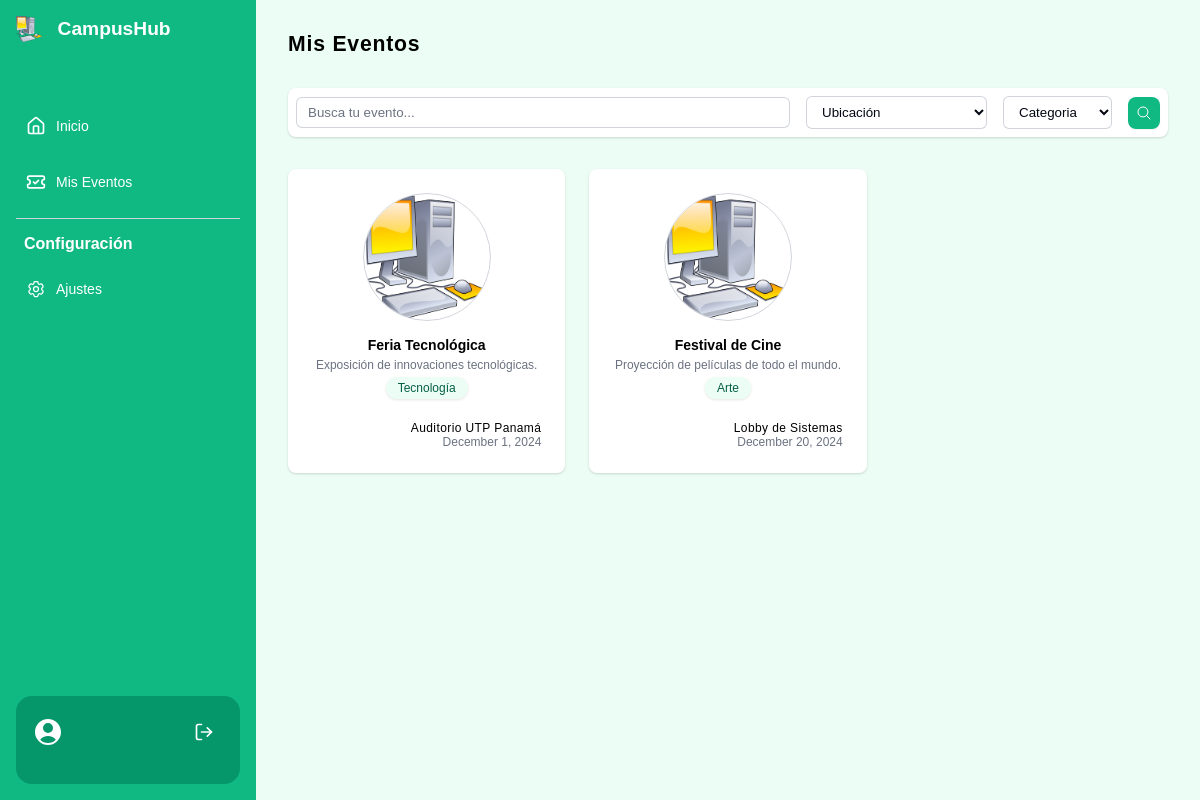
The page /app/events/my-events.php on the database its author committed.
### tables this page shows
CREATE TABLE events (
    id INT AUTO_INCREMENT PRIMARY KEY,
    title VARCHAR(100) NOT NULL,
    description TEXT NOT NULL,
    date DATE NOT NULL,
    time TIME NOT NULL,
    time_end TIME NOT NULL,
    capacity INT NOT NULL,
    image_url VARCHAR(255),
    location_id INT NOT NULL,
    tag_id INT,
    FOREIGN KEY (tag_id) REFERENCES tags(id) ON DELETE SET NULL,
    FOREIGN KEY (location_id) REFERENCES locations(id) ON DELETE CASCADE
);

CREATE TABLE tags (
    id INT AUTO_INCREMENT PRIMARY KEY,
    name VARCHAR(100) NOT NULL UNIQUE
);

CREATE TABLE locations (
    id INT AUTO_INCREMENT PRIMARY KEY,
    name VARCHAR(100) NOT NULL,
    capacity INT NOT NULL
);

### app/events/my-events.php (the view, shortened to what this page needs)
<?php
$database = db_connect();
$query = "
  SELECT events.*, tags.name AS tag, locations.name AS location FROM events
  INNER JOIN inscriptions ON events.id = inscriptions.event_id
  LEFT JOIN tags ON events.tag_id = tags.id
  LEFT JOIN locations ON events.location_id = locations.id
  WHERE inscriptions.user_id = :user_id
";
$params = [':user_id' => 1];
$query .= " ORDER BY events.date";
$statement = $database
  ->prepare($query);
$statement->execute($params);
$events = $statement->fetchAll();
?>
<!doctype html>
<html lang="en">
<head>
  <link href="/css/common.css" rel="stylesheet" />
  <link href="/css/layout.css" rel="stylesheet" />
  <link href="/css/my-events.css" rel="stylesheet" />
</head>
<body>
  <main class="content-wrapper">
    <header>
      <h1>Mis Eventos</h1>
    </header>
    <section>
      <form id="filters-form" method="GET" action="">
        <div class="filters card card-body">
          <div class="search form-group">
            <input class="input" type="text" name="search" placeholder="Busca tu evento..." value="<?php echo htmlspecialchars($_GET['search'] ?? ''); ?>" />
          </div>
          <div class="form-group">
            <select class="input" name="location">
              <option value="">Ubicación</option>
            </select>
          </div>
          <div class="form-group">
            <select class="input" name="tag">
              <option value="">Categoria</option>
            </select>
          </div>
          <div class="btn-group">
            <button class="btn btn-primary btn-icon" type="submit">
              <svg width="16" height="16" xmlns="http://www.w3.org/2000/svg" fill="none" viewBox="0 0 24 24" stroke-width="1.5" stroke="currentColor">
                <path stroke-linecap="round" stroke-linejoin="round" d="m21 21-5.197-5.197m0 0A7.5 7.5 0 1 0 5.196 5.196a7.5 7.5 0 0 0 10.607 10.607Z" />
              </svg>
            </button>
          </div>
        </div>
      </form>
      <div class="event-list">
        <?php foreach ($events as $event) { ?>
          <a href="/app/events/view">
            <div class="card card-body event-list-item">
              <div class="img-container">
                <img src="/uploads/logo-test.png" />
              </div>
              <div class="event-info">
                <h4 class="event-title"><?php echo $event['title'] ?></h4>
                <p class="event-description"><?php echo truncateText($event['description'], 50) ?></p>
                <span class="tag"><?php echo $event['tag'] ?></span>
                <div class="event-details">
                  <p class="event-location"> <?php echo $event['location'] ?> </p>
                  <p class="event-date"> <?php echo (new DateTime($event['date']))->format('F j, Y'); ?> </p>
                </div>
              </div>
            </div>
          </a>
        <?php } ?>
      </div>
    </section>
  </main>
</body>
</html>

### css/common.css (style rules this page uses)
:root { --primary: #10b981; --dark-primary: #059669; --light-primary: #34d399; --extra-light-primary: #6ee7b7; --danger: #dc2626; --dark-danger: #b91c1c; --background: #ecfdf5; --text-accent: #022c22; --text-primary: #030712; --text-muted: #6b7280; --border: #d1d5db; }
*, *::after, *::before { box-sizing: border-box; margin: 0; padding: 0; }
h1 { overflow: hidden; text-overflow: ellipsis; white-space: nowrap; font-size: 1.2rem; }
header { margin-bottom: 2rem; }
header h1 { letter-spacing: 0.05rem; font-size: 1.325rem; }
body { background: var(--background); margin: 0; padding: 0; min-height: 100vh; font-family: "Lucida Sans", "Lucida Sans Regular", "Lucida Grande", "Lucida Sans Unicode", Geneva, Verdana, sans-serif; }
.card { overflow: hidden; border-radius: 0.5rem; background-color: white; box-shadow: 0 1px 3px rgba(0, 0, 0, 0.1), 0 1px 2px rgba(0, 0, 0, 0.06); }
.card-body { padding: 1.5rem; }
.form-group { display: flex; flex-direction: column; gap: 0.25rem; }
.input { display: block; width: 100%; border-radius: 0.375rem; border: none; padding: 0.5rem 0.75rem; color: var(--text-primary); box-shadow: 0 1px 2px rgb(0 0 0 / 0.1); outline: none; background-color: white; box-shadow: inset 0 0 0 1px #d1d5db; }
.input::placeholder { color: var(--text-muted); }
.btn { display: flex; justify-content: center; align-items: center; gap: 0.25rem; border-radius: 0.5rem; padding: 0.375rem 0.75rem; color: white; box-shadow: 0 1px 2px rgba(0, 0, 0, 0.05); border: none; cursor: pointer; transition: background-color 0.2s; }
.btn-primary { background-color: var(--primary); }
.btn-icon { padding: 0.5rem; }
.btn-group { display: flex; align-items: center; gap: 0.5rem; }
a { text-decoration: none; color: inherit; background: none; }

### css/layout.css (style rules this page uses)
.content-wrapper { margin-left: 16rem; padding: 2rem; }

### css/my-events.css (style rules this page uses)
.filters { display: flex; justify-content: end; align-items: center; gap: 1rem; margin-bottom: 2rem; padding: 0.5rem; }
.search { flex: 1 1 0; width: 100%; }
.event-list { display: grid; grid-template-columns: repeat(3, minmax(0, 1fr)); gap: 1.5rem; }
.event-list-item { display: flex; flex-direction: column; align-items: center; gap: 1rem; }
.event-info { display: flex; flex-direction: column; align-items: center; gap: 0.325rem; width: 100%; }
.tag { display: inline-flex; align-items: center; border-radius: 9999px; background-color: var(--background); padding: 0.25rem 0.75rem; font-size: 0.75rem; font-weight: 500; color: #065f46; box-shadow: 0 1px 3px 0 rgb(0 0 0 / 0.1); }
.event-title { font-size: 0.875rem; }
.event-description { color: var(--text-muted); font-size: 0.75rem; }
.event-details { display: flex; flex-direction: column; margin-top: 1rem; width: 100%; justify-content: center; align-items: end; }
.event-date { font-size: 0.75rem; color: var(--text-muted); }
.event-location { font-size: 0.75rem; letter-spacing: 0.025rem; }
.img-container { width: 60%; max-width: 8rem; aspect-ratio: 1 / 1; border-radius: 9999px; border: 1px solid var(--border); overflow: hidden; }
.img-container img { width: 100%; height: 100%; }

### rows shown on the page
events: title "Feria Tecnológica", description "Exposición de innovaciones tecnológicas.", tag.name "Tecnología", location.name "Auditorio UTP Panamá", date "December 1, 2024"
events: title "Festival de Cine", description "Proyección de películas de todo el mundo.", tag.name "Arte", location.name "Lobby de Sistemas", date "December 20, 2024"
